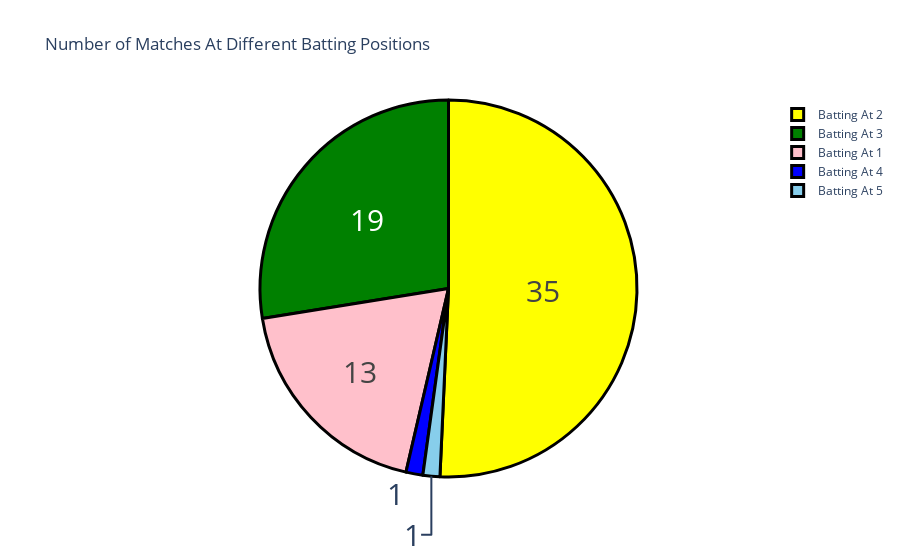

Notebook source saved alongside this figure:
### Code cell
#now let’s see all the batting positions played by Babar Azam
data["Pos"] = data["Pos"].map({3.0: "Batting At 3", 4.0: "Batting At 4", 2.0: "Batting At 2", 
                               1.0: "Batting At 1", 7.0:"Batting At 7", 5.0:"Batting At 5", 
                               6.0: "batting At 6"})

#use of value_counts() function to count the occurrences of each unique batting position in the "Pos" column. 

Pos = data["Pos"].value_counts()

#preparing the data for the pie chart, where label will be the labels for different segments of the pie chart, and counts will be the corresponding values determining the sizes of these segments.

label = Pos.index
counts = Pos.values

#Each color corresponds to a different batting position. 
colors = ['yellow','green', "pink", "blue", "skyblue", "purple", "orange"]

fig = go.Figure(data=[go.Pie(labels=label, values=counts)])
fig.update_layout(title_text='Number of Matches At Different Batting Positions')
fig.update_traces(hoverinfo='label+percent', textinfo='value', textfont_size=30,
                  marker=dict(colors=colors, line=dict(color='black', width=3)))
fig.show()

### Figure 1 — Plotly figure (JSON) as saved in the notebook; plotly's stock layout.template omitted (floating-point values rounded to 4 significant figures)
{"data": [{"hoverinfo": "label+percent", "labels": ["Batting At 2", "Batting At 3", "Batting At 1", "Batting At 4", "Batting At 5"], "marker": {"colors": ["yellow", "green", "pink", "blue", "skyblue", "purple", "orange"], "line": {"color": "black", "width": 3}}, "textfont": {"size": 30}, "textinfo": "value", "type": "pie", "values": [35, 19, 13, 1, 1]}], "layout": {"autosize": true, "title": {"text": "Number of Matches At Different Batting Positions"}}}
